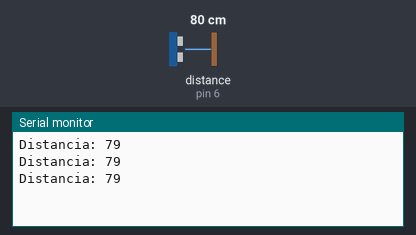
The sketch below on a simulated Arduino Uno, built with avr-gcc and run on an emulated ATmega328P. Shown: the last lines printed to the serial monitor. Wiring (inferred from the names in the program): ultrasonic range finder: trigger pin 5; echo pin 6. The inputs (shaded band) are chosen by the test bench; at power-on: distance to the obstacle (sensor on pin 6) 80 cm. The echo pulse lasts 58.3 µs per cm.

Above: at 1.3 s.
1.4 s: distance to the obstacle (sensor on pin 6) set to 2 cm
At 1.9 s:
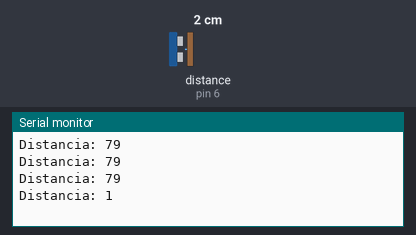
2.9 s: distance to the obstacle (sensor on pin 6) set to 4 cm
At 3.4 s:
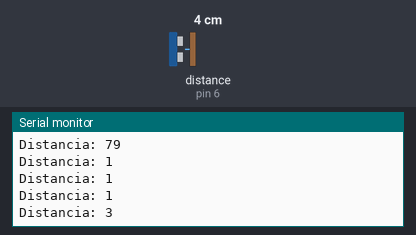
Timing chart, 0 to 5.9 s (numbered marks = the images above; inputs shaded):
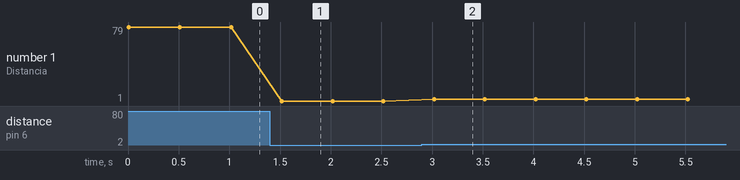

The sketch:

LUCES_APARCAMIENTO.ino
```cpp
const int EchoPin = 6; // Pin conectado al pin Echo del sensor
const int TriggerPin = 5; // Pin conectado al pin Trigger del sensor

const int ledPINrojo = 9;
const int ledPINverde = 10;

void setup() {
  Serial.begin(9600); // Inicio la comunicación serial
  pinMode(TriggerPin, OUTPUT); // Configuro el pin TriggerPin como salida
  pinMode(EchoPin, INPUT); // Configuro el pin EchoPin como entrada
}


int medirDistancia(int TriggerPin, int EchoPin) {
  long duration, distanceCm;

  // Envío un pulso bajo al pin TriggerPin durante 4 microsegundos para generar un pulso limpio
  digitalWrite(TriggerPin, LOW);
  delayMicroseconds(4);

  // Envía un pulso alto al pin TriggerPin durante 10 microsegundos para generar el Trigger (disparo) del sensor
  digitalWrite(TriggerPin, HIGH);
  delayMicroseconds(10);
  digitalWrite(TriggerPin, LOW); // Vuelvo a poner el pin TriggerPin en bajo

  // Mido el tiempo que tarda en llegar el eco (respuesta) al pin EchoPin en estado alto, en microsegundos
  duration = pulseIn(EchoPin, HIGH);

  // Calculo la distancia en centímetros utilizando la fórmula: distancia = duración del eco * velocidad del sonido / 2
  // La velocidad del sonido se asume como 292 microsegundos por centímetro
  distanceCm = duration * 10 / 292 / 2;

  // Devuelve la distancia medida en centímetros
  return distanceCm;
}


void loop() {
  int cm = medirDistancia(TriggerPin, EchoPin);

  // Imprime la distancia medida en el monitor serial
  Serial.print("Distancia: ");
  Serial.println(cm);

  digitalWrite(ledPINrojo , LOW);
  digitalWrite(ledPINverde , HIGH);

  if (cm <= 20){
  	digitalWrite(ledPINrojo , HIGH);   // poner el Pin en HIGH
  	digitalWrite(ledPINverde , LOW);    // poner el Pin en LOW
  }

  // Espera medio segundo antes de tomar otra medida
  delay(500);
}
```

Measured:
- after the input at 1.4 s, the serial monitor: prints a new line after 0.12 s (image 1)
- after the input at 2.9 s, the serial monitor: prints a new line after 0.12 s (image 2)
- plotted number 1: 79 → 1 after the input at 1.4 s, 1 → 3 after the input at 2.9 s
